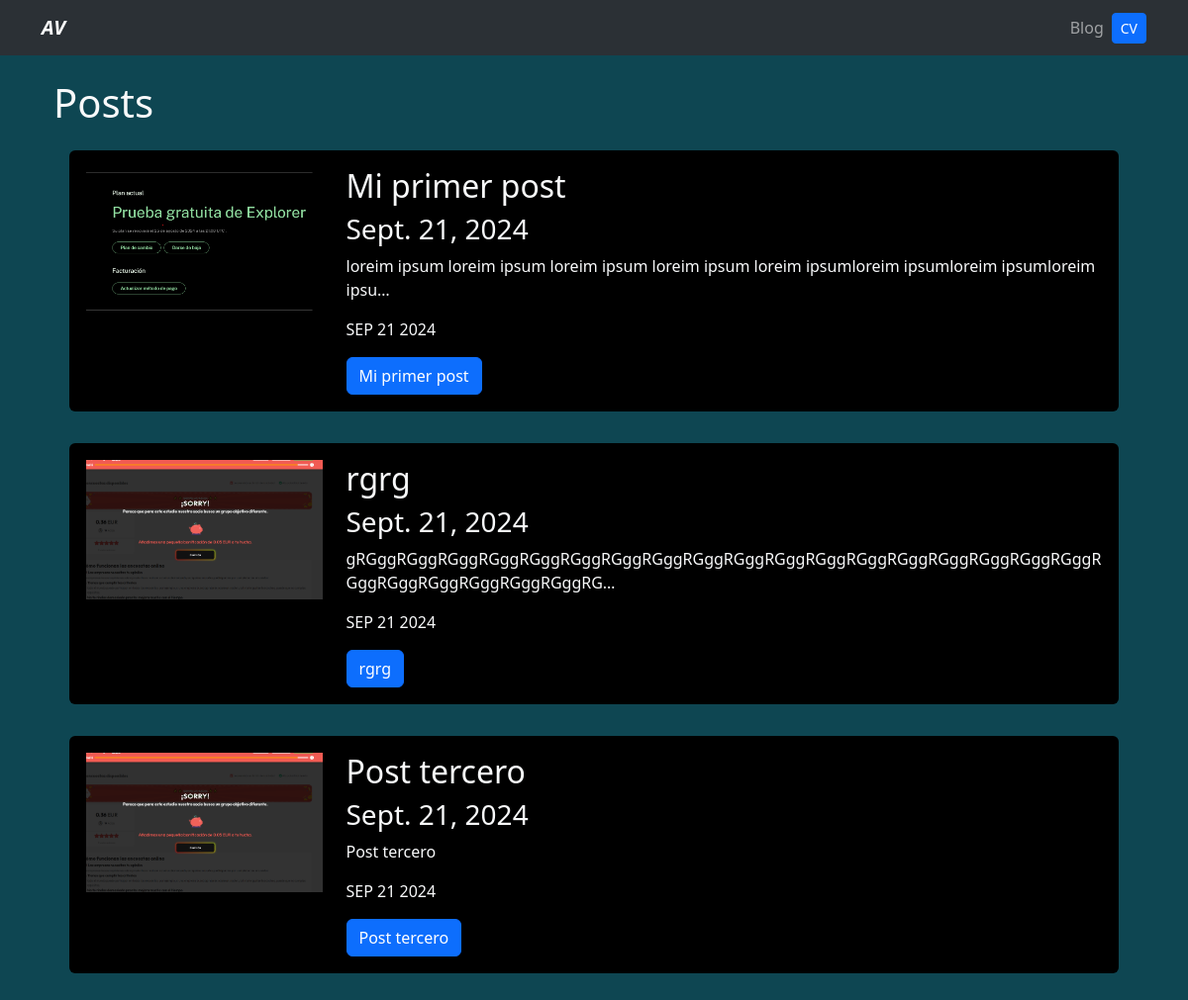
Screenshot of /blog/ with the database file from the repository.
### blog/models.py (models this page shows)
class Post(models.Model):
    title = models.CharField(max_length=100)
    description = models.TextField()
    image = models.ImageField(upload_to='blog/iamges')
    date = models.DateField(datetime.date.today)

### blog/views.py (the view)
# urls.py: path('',render_post,name='posts'),
def  render_post(request):
    posts = Post.objects.all()
    return render(request,'posts.html', {'posts':posts})

### blog/templates/posts.html
{% extends 'layout.html' %}
{% block content %}
    <h1>Posts</h1>
    {% for post in posts %}
       <div class="p-3">
            <div class="card card-body bg-black">
                <div class="row">
                    <div class="col-3">
                        <img src="{{post.image.url}}" alt="{{post.title}}" class="img-fluid">
                    </div>
                    <div class="col-9">
                        <h2>{{post.title}}</h2>
                        <h3>{{post.date}}</h3>
                        <p>{{post.description|striptags|truncatechars:100}}</p>
                        <p>{{post.date|date:'M d Y'|upper}}</p>
                        <a href="{% url 'blog:post_detail' post.id %}" class="btn btn-primary">{{post.title}}</a>
                    </div>
                </div>
            </div>
        </div>
    {% endfor %}
{% endblock %}

### portafolio/templates/layout.html (shortened to what this page needs)
{% load static %}
<!DOCTYPE html>
<html lang="en">
<head>
    <link href="https://cdn.jsdelivr.net/npm/bootstrap@5.3.3/dist/css/bootstrap.min.css" rel="stylesheet">
    <link rel="stylesheet" href="{% static 'main.css' %}">
</head>
<body class="text-light">
    {% include 'partials/navbar.html' %}
    <div class="container p-4">
        {% block content%}
        {% endblock %}
    </div>
</body>
</html>

### portafolio/templates/partials/navbar.html (shortened to what this page needs)
{% load static%}
<nav class="navbar navbar-expand-lg bg-body-tertiary" data-bs-theme="dark">
    <div class="container">
      <a class="navbar-brand fw-bold fst-italic" href="/">AV</a>
      <div class="collapse navbar-collapse" id="navbarNav">
        <ul class="navbar-nav ms-auto">
          <li class="nav-item">
            <a class="nav-link" href="{% url 'blog:posts' %}">Blog</a>
          </li>
          <li class="nav-item d-flex align-items-center">
            <a class="btn btn-primary btn-sm" href="{% static 'portafolio/test.png' %}" target="_blank">CV</a>
          </li>
        </ul>
      </div>
    </div>
  </nav>

### portafolio/static/main.css (style rules this page uses)
body { background-color:#0e4652; }
.bg-black { background: #0e4652; }

### rows the page displays
Post: image (picture), title "Mi primer post", date "Sept. 21, 2024", description "loreim ipsum loreim ipsum loreim ipsum loreim ipsum loreim ipsumloreim ipsumloreim ipsumloreim ipsu…", date "SEP 21 2024"
Post: image (picture), title "rgrg", date "Sept. 21, 2024", description "gRGggRGggRGggRGggRGggRGggRGggRGggRGggRGggRGggRGggRGggRGggRGggRGggRGggRGggRGggRGggRGggRGggRGggRGggRG…", date "SEP 21 2024"
Post: image (picture), title "Post tercero", date "Sept. 21, 2024", description "Post tercero", date "SEP 21 2024"
